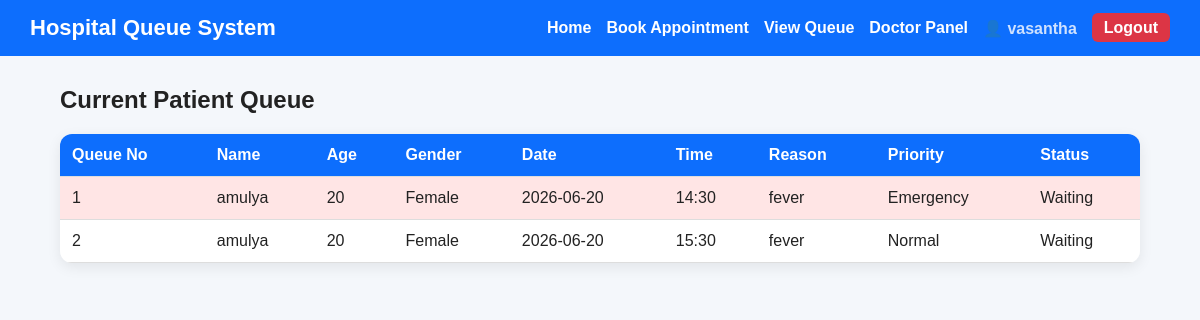
Screenshot of /queue (signed in) with the database file from the repository.
### tables this page shows
CREATE TABLE appointments (
            id INTEGER PRIMARY KEY AUTOINCREMENT,
            patient_name TEXT NOT NULL,
            age INTEGER NOT NULL,
            gender TEXT NOT NULL,
            phone TEXT NOT NULL,
            appointment_date TEXT NOT NULL,
            appointment_time TEXT NOT NULL,
            reason TEXT NOT NULL,
            is_emergency INTEGER DEFAULT 0,
            status TEXT DEFAULT 'Waiting',
            payment_status TEXT DEFAULT 'Pending',
            created_at TEXT NOT NULL,
            followup_group TEXT DEFAULT NULL,
            user_id INTEGER,
            doctor_id INTEGER,
            FOREIGN KEY (user_id) REFERENCES users(id),
            FOREIGN KEY (doctor_id) REFERENCES doctors(id)
        );

### app.py (the view)
@app.route("/queue")
@login_required
def queue():
    conn = get_db_connection()
    appointments = conn.execute("""
        SELECT a.*, d.name AS doctor_name, d.specialization
        FROM appointments a
        LEFT JOIN doctors d ON a.doctor_id = d.id
        WHERE a.status = 'Waiting'
        ORDER BY
            a.is_emergency DESC,
            a.appointment_date ASC,
            a.created_at ASC
    """).fetchall()
    conn.close()
    return render_template("queue.html", appointments=appointments)

### app.py (called while the page is built)
def get_db_connection():
    conn = sqlite3.connect(DATABASE)
    conn.row_factory = sqlite3.Row
    return conn

def login_required(f):
    from functools import wraps
    @wraps(f)
    def decorated(*args, **kwargs):
        if "user_id" not in session:
            flash("Please login to access this page.")
            return redirect(url_for("login"))
        return f(*args, **kwargs)
    return decorated

### templates/queue.html
{% extends 'base.html' %}
{% block content %}
<h2>Current Patient Queue</h2>
<table>
    <thead>
        <tr>
            <th>Queue No</th>
            <th>Name</th>
            <th>Age</th>
            <th>Gender</th>
            <th>Date</th>
            <th>Time</th>
            <th>Reason</th>
            <th>Priority</th>
            <th>Status</th>
        </tr>
    </thead>
    <tbody>
        {% for appointment in appointments %}
        <tr class="{% if appointment['is_emergency'] == 1 %}emergency-row{% endif %}">
            <td>{{ loop.index }}</td>
            <td>{{ appointment['patient_name'] }}</td>
            <td>{{ appointment['age'] }}</td>
            <td>{{ appointment['gender'] }}</td>
            <td>{{ appointment['appointment_date'] }}</td>
            <td>{{ appointment['appointment_time'] }}</td>
            <td>{{ appointment['reason'] }}</td>
            <td>
                {% if appointment['is_emergency'] == 1 %}
                    Emergency
                {% else %}
                    Normal
                {% endif %}
            </td>
            <td>{{ appointment['status'] }}</td>
        </tr>
        {% else %}
        <tr>
            <td colspan="9">No appointments in queue.</td>
        </tr>
        {% endfor %}
    </tbody>
</table>
{% endblock %}

### static/css/style.css (style rules this page uses)
body { margin: 0; font-family: Arial, sans-serif; background: #f4f7fb; color: #222; }
table { width: 100%; border-collapse: collapse; background: white; box-shadow: 0 4px 14px rgba(0,0,0,0.08); border-radius: 12px; overflow: hidden; }
table th, table td { padding: 12px; border-bottom: 1px solid #ddd; text-align: left; }
table th { background: #0d6efd; color: white; }
.emergency-row { background: #ffe5e5; }

### rows the page displays
appointments: patient_name "amulya", age "20", gender "Female", appointment_date "2026-06-20", appointment_time "14:30", reason "fever", is_emergency "Emergency", status "Waiting"
appointments: patient_name "amulya", age "20", gender "Female", appointment_date "2026-06-20", appointment_time "15:30", reason "fever", is_emergency "Normal", status "Waiting"

### other values shown
{{ session.get('username') }} "vasantha"
